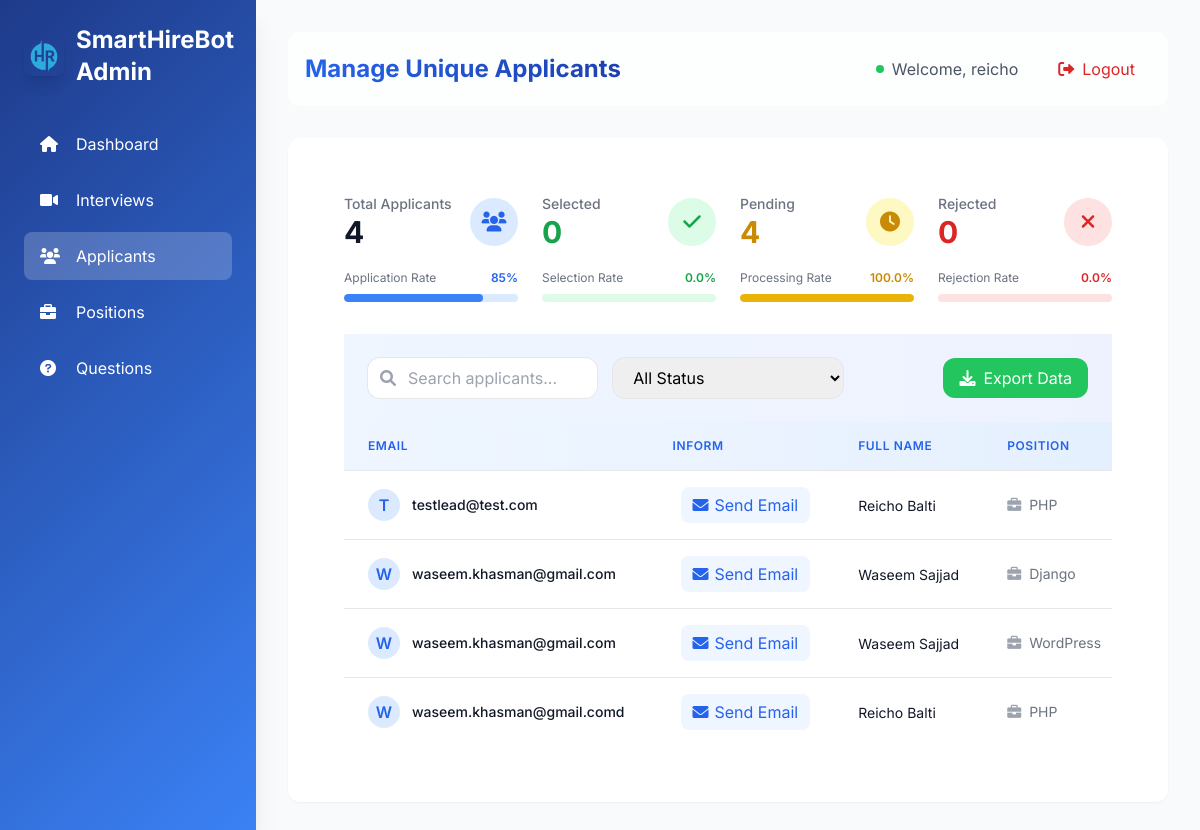
The app's page /unique_applicants/ (signed in), older data.
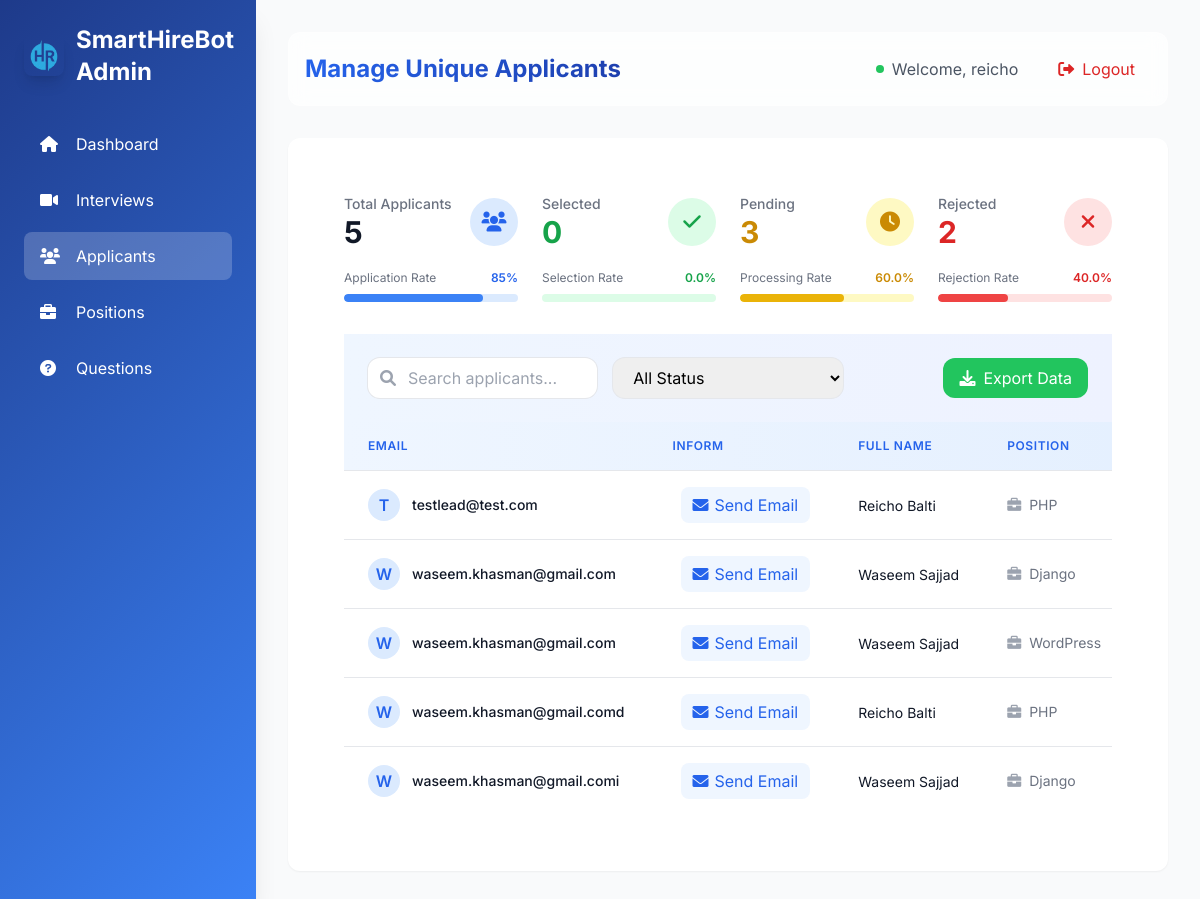
The same page, newer data.
### interviews/models.py (models this page shows, shortened)
class Applicant(models.Model):
    STATUS_CHOICES = [
        ('Pending', 'Pending'),
        ('Selected', 'Selected'),
        ('Rejected', 'Rejected'),
    ]
    user = models.ForeignKey(User, on_delete=models.CASCADE, related_name="applicants", null=True, blank=True)
    fullname = models.CharField(max_length=255)
    email = models.EmailField()
    position = models.ForeignKey(Position, on_delete=models.CASCADE, related_name="applicants")
    status = models.CharField(max_length=10, choices=STATUS_CHOICES, default='Pending')
    resume = models.FileField(upload_to='resumes/', null=True, blank=True)
    created_at = models.DateTimeField(auto_now_add=True)
    class Meta:
        unique_together = ('email', 'position')

### interviews/views.py (the view)
# urls.py: path('unique_applicants/', manage_unique_applicants, name='manage_unique_applicants'),
@login_required
def manage_unique_applicants(request):
    unique_applicants = Applicant.objects.values(
        'id',
        'email',
        'position',
        'position__name',
        'fullname',
        'status'
    ).annotate(
        responses_count=Count('responses')
    ).order_by('email')
    total_count = unique_applicants.count()
    status_counts = Applicant.objects.values('status').annotate(
        count=Count('id')
    ).order_by('status')
    selected_count = 0
    pending_count = 0
    rejected_count = 0
    for status in status_counts:
        if status['status'] == 'Selected':
            selected_count = status['count']
        elif status['status'] == 'Pending':
            pending_count = status['count']
        elif status['status'] == 'Rejected':
            rejected_count = status['count']
    selection_rate = round((selected_count / total_count * 100) if total_count > 0 else 0, 1)
    processing_rate = round((pending_count / total_count * 100) if total_count > 0 else 0, 1)
    rejection_rate = round((rejected_count / total_count * 100) if total_count > 0 else 0, 1)
    today = timezone.now()
    thirty_days_ago = today - timedelta(days=30)
    sixty_days_ago = today - timedelta(days=60)
    recent_applications = Applicant.objects.filter(created_at__gte=thirty_days_ago).count()
    previous_applications = Applicant.objects.filter(
        created_at__gte=sixty_days_ago,
        created_at__lt=thirty_days_ago
    ).count()
    application_rate = round(
        ((recent_applications - previous_applications) / previous_applications * 100)
        if previous_applications > 0 else 0,
        1
    )
    context = {
        'unique_applicants': unique_applicants,
        'total_count': total_count,
        'selected_count': selected_count,
        'pending_count': pending_count,
        'rejected_count': rejected_count,
        'selection_rate': selection_rate,
        'processing_rate': processing_rate,
        'rejection_rate': rejection_rate,
        'application_rate': application_rate
    }
    return render(request, 'admin/manage_unique_applicants.html', context)

### interviews/templatetags/response_filters.py (called while the page is built)
@register.filter
def multiply(value, arg):
    return value * arg

### interviews/templates/admin/manage_unique_applicants.html (shortened to what the changed rows need)
{% extends "admin/base_admin.html" %}
{% load response_filters %}
{% block admin_content %}
<div class="max-w-7xl mx-auto px-4 sm:px-6 lg:px-8 py-8">
    <div class="grid grid-cols-1 md:grid-cols-4 gap-6 mb-8">
        <div class="stat-card">
            <div class="flex justify-between items-center">
                <div>
                    <p class="text-gray-500 text-sm font-medium">Total Applicants</p>
                    <p class="text-3xl font-bold text-gray-900">{{ total_count }}</p>
                </div>
            </div>
        </div>
<div class="stat-card">
    <div class="flex justify-between items-center">
        <div>
            <p class="text-gray-500 text-sm font-medium">Pending</p>
            <p class="text-3xl font-bold text-yellow-600">{{ pending_count }}</p>
        </div>
    </div>
    <div class="mt-4">
        <div class="relative pt-1">
            <div class="flex mb-2 items-center justify-between">
                <div class="text-xs text-gray-500">Processing Rate</div>
                <div class="text-xs font-semibold text-yellow-600">{{ processing_rate }}%</div>
            </div>
            <div class="overflow-hidden h-2 text-xs flex rounded bg-yellow-100">
                <div class="bg-yellow-500 rounded-full" style="width: {{ processing_rate }}%"></div>
            </div>
        </div>
    </div>
</div>
<div class="stat-card">
    <div class="flex justify-between items-center">
        <div>
            <p class="text-gray-500 text-sm font-medium">Rejected</p>
            <p class="text-3xl font-bold text-red-600">{{ rejected_count }}</p>
        </div>
    </div>
    <div class="mt-4">
        <div class="relative pt-1">
            <div class="flex mb-2 items-center justify-between">
                <div class="text-xs text-gray-500">Rejection Rate</div>
                <div class="text-xs font-semibold text-red-600">{{ rejection_rate }}%</div>
            </div>
            <div class="overflow-hidden h-2 text-xs flex rounded bg-red-100">
                <div class="bg-red-500 rounded-full" style="width: {{ rejection_rate }}%"></div>
            </div>
        </div>
    </div>
</div>
    </div>
    <div class="fancy-border">
        <div class="fancy-content">
        <div class="overflow-x-auto">
            <table class="min-w-full divide-y divide-gray-200">
                <thead class="bg-gradient-to-r from-blue-50 to-blue-100">
                    <tr>
                        <th class="px-6 py-4 text-left text-xs font-semibold text-blue-600 uppercase tracking-wider">Email</th>
                        <th class="px-6 py-4 text-left text-xs font-semibold text-blue-600 uppercase tracking-wider">Inform</th>
                        <th class="px-6 py-4 text-left text-xs font-semibold text-blue-600 uppercase tracking-wider">Full Name</th>
                        <th class="px-6 py-4 text-left text-xs font-semibold text-blue-600 uppercase tracking-wider">Position</th>
                    </tr>
                </thead>
                <tbody class="bg-white divide-y divide-gray-200">
                    {% for applicant in unique_applicants %}
                    <tr class="table-row-animate" data-aos="fade-left" data-aos-delay="{{ forloop.counter|multiply:100 }}">
                        <td class="px-6 py-4 whitespace-nowrap">
                            <div class="flex items-center">
                                <div class="w-8 h-8 bg-blue-100 rounded-full flex items-center justify-center mr-3">
                                    <span class="text-blue-600 font-semibold">{{ applicant.email|first|upper }}</span>
                                </div>
                                <span class="text-sm font-medium text-gray-900">{{ applicant.email }}</span>
                            </div>
                        </td>
                        <td class="px-6 py-4 whitespace-nowrap">
                            <button onclick="sendEmail('{{ applicant.email }}', '{{ applicant.status }}', '{{ applicant.position }}')"
                            class="action-button inline-flex items-center px-3 py-1.5 bg-blue-50 text-blue-600 rounded-lg hover:bg-blue-100 ml-2">
                        <i class="fas fa-envelope mr-1.5"></i>Send Email
                            </button>
                        </td>
                        <td class="px-6 py-4 whitespace-nowrap">
                            <span class="text-sm text-gray-900">{{ applicant.fullname }}</span>
                        </td>
                        <td class="px-6 py-4 whitespace-nowrap">
                            <div class="flex items-center text-sm text-gray-500">
                                <i class="fas fa-briefcase mr-2 text-gray-400"></i>
                                {{ applicant.position__name }}
                            </div>
                        </td>
                    </tr>
                    {% endfor %}
                </tbody>
            </table>
        </div>
    </div>
</div>
{% endblock %}

Row changes from the older to the newer data that the page shows:
added Applicant: email|first "W", email "waseem.khasman@gmail.comi", fullname "Waseem Sajjad", position__name "Django"
Text that changed along with them:
{{ total_count }}: "4" → "5"
{{ pending_count }}: "4" → "3"
{{ processing_rate }}: "100.0" → "60.0"
{{ processing_rate }}: 100.0 → 60.0 (drawn)
{{ rejected_count }}: "0" → "2"
{{ rejection_rate }}: "0.0" → "40.0"
